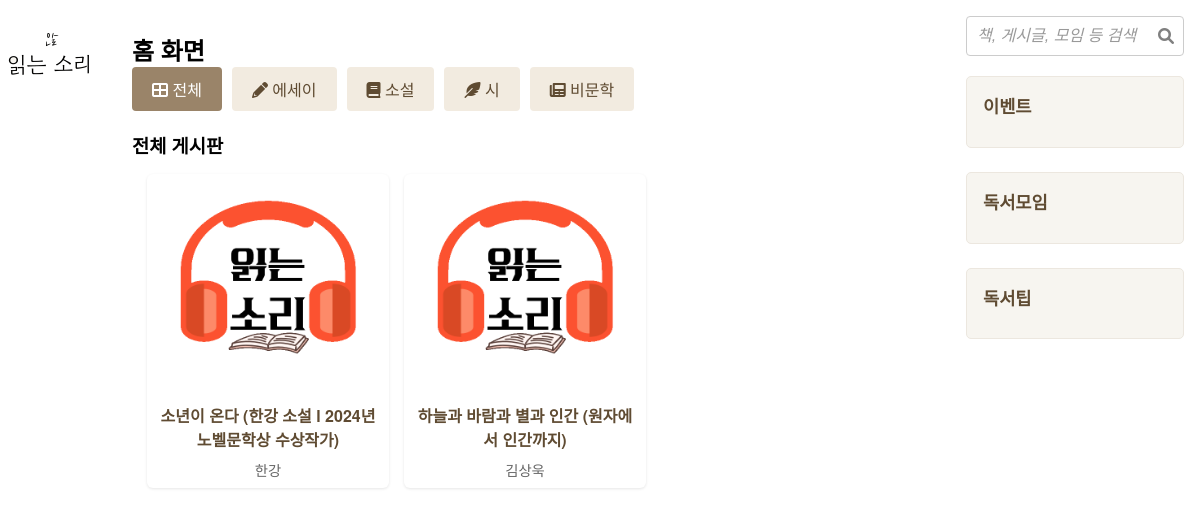
Before: /community/ with the older database file.
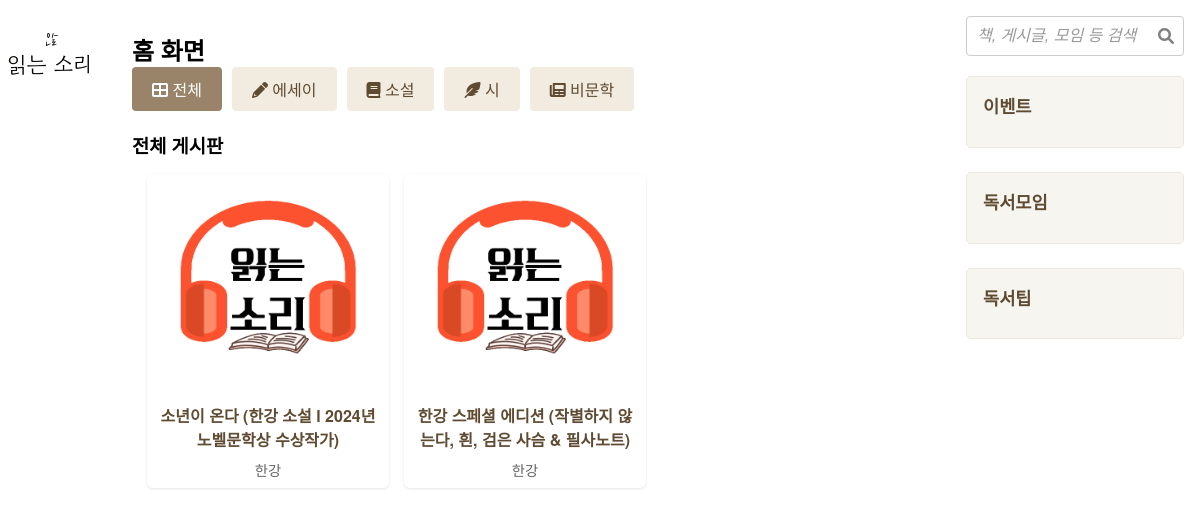
After: the same page with the newer database file.
### community/models.py (models this page shows, shortened)
class Book(models.Model):
    isbn = models.CharField(
        max_length=20,
        unique=True,
        null=True,
        blank=True,
        verbose_name="ISBN"
    )
    title = models.CharField(max_length=200, verbose_name="책 제목")
    author = models.CharField(max_length=100, blank=True, null=True, verbose_name="저자")
    publisher = models.CharField(max_length=100, blank=True, null=True, verbose_name="출판사")
    pubdate = models.CharField(max_length=20, blank=True, null=True, verbose_name="출판일(문자열)")
    thumbnail_url = models.URLField(blank=True, null=True, verbose_name="썸네일 이미지 URL")
    link = models.URLField(blank=True, null=True, verbose_name="도서 링크")
    genre = models.CharField(                                  # 오른쪽 주석: 변경된 BookGenre 모델을 참조
        max_length=50,
        choices=BookGenre.choices,  # 선택 항목 직접 연결
        default=BookGenre.ESSAY,
        verbose_name="책 장르",
        help_text="책 장르 선택"
    )
    description = models.TextField(blank=True, null=True, verbose_name="책 설명")
    priority = models.PositiveIntegerField(
        default=0,
        null=True,
        blank=True,
        verbose_name='우선순위',
        help_text='낮은 숫자가 더 높은 우선순위를 가집니다 (예: 1이 2보다 높음).'
    )
    created_at = models.DateTimeField(
        default=timezone.now,
        verbose_name="등록일"
    )
    updated_at = models.DateTimeField(auto_now=True, verbose_name="수정일")
    is_active = models.BooleanField(default=True, verbose_name="활성화 여부")
    views = models.PositiveIntegerField(default=0, verbose_name="조회수")
    likes = GenericRelation('Like')  # 좋아요 관계 추가
    comments = GenericRelation('Comment')
    is_recommended = models.BooleanField(
        default=False,
        verbose_name="추천도서 여부",
        help_text="추천도서 페이지 노출 여부"
    )
    recommendation_comment = models.CharField(
        max_length=255,
        blank=True,
        null=True,
        verbose_name="추천 코멘트",
        help_text="추천도서 페이지에 표시될 짧은 설명 (150자 이내)"
    )
    class Meta:
        ordering = ['priority', 'title']  # 우선순위 높은(숫자 낮은) 책부터 정렬 후, 제목 순
        verbose_name = "책"
        verbose_name_plural = "책 목록"

### community/views.py (the view)
# urls.py: path('', views.home_view, name='home'),
def home_view(request):
    essay_books = Book.objects.filter(genre='essay')
    fiction_books = Book.objects.filter(genre='fiction')
    non_fiction_books = Book.objects.filter(genre='non_fiction')
    science_books = Book.objects.filter(genre='science')
    poetry_books = Book.objects.filter(genre='poetry')
    book_content_type = ContentType.objects.get_for_model(Book)
    for book in chain(essay_books, fiction_books, non_fiction_books, science_books, poetry_books):
        book.likes_count = Like.objects.filter(
            content_type=book_content_type,
            object_id=book.id
        ).count()
        book.post_count = (
            book.generalpost_set.count()
            + book.readinggrouppost_set.count()
            + book.readingtippost_set.count()
            + BookReviewEventPost.objects.filter(book=book).count()
            + PersonalBookEventPost.objects.filter(book=book).count()
            + BookTalkEventPost.objects.filter(book=book).count()
        )
    context = {
        **get_common_context(request),
        'books': list(chain(essay_books, fiction_books, non_fiction_books, science_books, poetry_books)),
        'essay_books': essay_books,
        'fiction_books': fiction_books,
        'non_fiction_books': non_fiction_books,
        'science_books': science_books,
        'poetry_books': poetry_books,
    }
    return render(request, "community/index.html", context)

### community/models.py (called while the page is built)
    def get_queryset(self):
        return super().get_queryset().filter(is_deleted=False, is_active=True)

### community/templates/community/index.html (shortened to what this page needs)
{% extends "community/base.html" %}
{% load static %}
{% block content %}
<section class="section active" id="home-section">
  <h2>홈 화면</h2>
  <div class="post-bulletin-nav">
    <button class="btn hover-effect sub-link active" data-subsection="home-full-board">
      <i class="fas fa-th-large"></i> 전체
    </button>
    <button class="btn hover-effect sub-link" data-subsection="home-essay-board">
      <i class="fas fa-pencil-alt"></i> 에세이
    </button>
    <button class="btn hover-effect sub-link" data-subsection="home-novel-board">
      <i class="fas fa-book"></i> 소설
    </button>
    <button class="btn hover-effect sub-link" data-subsection="home-poetry-board">
      <i class="fas fa-feather-alt"></i> 시
    </button>
    <button class="btn hover-effect sub-link" data-subsection="home-nonlit-board">
      <i class="fas fa-newspaper"></i> 비문학
    </button>
  </div>
  <div id="home-board-container">
    <section class="sub-section active" id="home-full-board">
      <h3>전체 게시판</h3>
      <div class="home-grid-container">
        {% for book in books %}
        <div class="home-grid-item"
          data-description="{{ book.description|default:'설명이 없습니다.' }}"
          data-publisher="{{ book.publisher|default:'출판사 정보 없음' }}"
          data-pubdate="{{ book.pubdate|default:'출판일 정보 없음' }}"
          data-isbn="{{ book.isbn|default:'ISBN 정보 없음' }}"
          data-thumbnail="{{ book.thumbnail_url|default_if_none:"{% static 'community/images/book_placeholder.png' %}" }}"
          onclick="showBookPosts('{{ book.isbn }}', '{{ book.title|escapejs }}', this.dataset.thumbnail)">
        <img src="{{ book.thumbnail_url|default_if_none:'{% static "community/images/book_placeholder.png" %}' }}"
            alt="{{ book.title }}"
            class="grid-image">
        <div class="grid-info">
          <h4>{{ book.title }}</h4>
          <p>{{ book.author }}</p>
        </div>
      </div>
      {% endfor %}
      </div>
    </section>
    </section>
{% endblock %}

Changed rows visible on the page:
removed Book: title "하늘과 바람과 별과 인간 (원자에서 인간까지)", author "김상욱"
added Book: title "한강 스페셜 에디션 (작별하지 않는다, 흰, 검은 사슴 & 필사노트)", author "한강"
